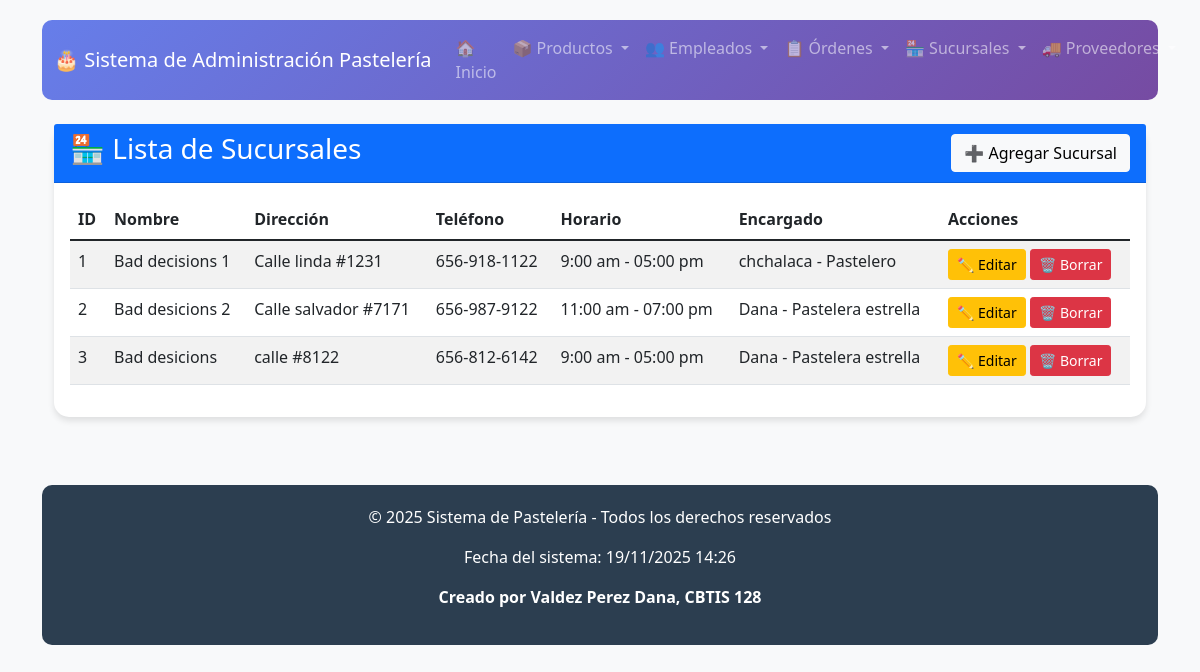
The app's page /sucursales/ with its own data.
### app_pasteleria/models.py (models this page shows, shortened)
class Sucursal(models.Model):
    id_sucursal = models.AutoField(primary_key=True)
    nombre = models.CharField(max_length=100)
    direccion = models.TextField()
    telefono = models.CharField(max_length=20, blank=True, null=True)
    horario = models.CharField(max_length=100, blank=True, null=True)
    encargado = models.ForeignKey(
        Empleado,
        on_delete=models.SET_NULL,
        null=True,
        blank=True,
        related_name="sucursales_encargadas"
    )

class Empleado(models.Model):
    id_empleado = models.AutoField(primary_key=True)
    nombre = models.CharField(max_length=100)
    telefono = models.CharField(max_length=20, blank=True, null=True)
    puesto = models.CharField(max_length=50)
    email = models.EmailField(unique=True)
    salario = models.DecimalField(max_digits=10, decimal_places=2)
    activo = models.BooleanField(default=True)

### app_pasteleria/views.py (the view)
# urls.py: path('sucursales/', views.inicio_sucursales, name='inicio_sucursales'),
def inicio_sucursales(request):
    sucursales = Sucursal.objects.all()
    return render(request, 'sucursales/ver_sucursal.html', {'sucursales': sucursales})

### app_pasteleria/templates/sucursales/ver_sucursal.html
{% extends 'base.html' %}
{% block content %}
<div class="container mt-4">
    <div class="row">
        <div class="col-md-12">
            <div class="card">
                <div class="card-header bg-primary text-white d-flex justify-content-between align-items-center">
                    <h3>🏪 Lista de Sucursales</h3>
                    <a href="{% url 'agregar_sucursal' %}" class="btn btn-light">➕ Agregar Sucursal</a>
                </div>
                <div class="card-body">
                    <div class="table-responsive">
                        <table class="table table-striped table-hover">
                            <thead>
                                <tr>
                                    <th>ID</th>
                                    <th>Nombre</th>
                                    <th>Dirección</th>
                                    <th>Teléfono</th>
                                    <th>Horario</th>
                                    <th>Encargado</th>
                                    <th>Acciones</th>
                                </tr>
                            </thead>
                            <tbody>
                                {% for sucursal in sucursales %}
                                <tr>
                                    <td>{{ sucursal.id_sucursal }}</td>
                                    <td>{{ sucursal.nombre }}</td>
                                    <td>{{ sucursal.direccion }}</td>
                                    <td>{{ sucursal.telefono|default:"-" }}</td>
                                    <td>{{ sucursal.horario|default:"-" }}</td>
                                    <td>
                                        {% if sucursal.encargado %}
                                            {{ sucursal.encargado.nombre }} - {{ sucursal.encargado.puesto }}
                                        {% else %}
                                            Sin encargado
                                        {% endif %}
                                    </td>
                                    <td>
                                        <a href="{% url 'actualizar_sucursal' sucursal.id_sucursal %}" class="btn btn-warning btn-sm">✏️ Editar</a>
                                        <a href="{% url 'borrar_sucursal' sucursal.id_sucursal %}" class="btn btn-danger btn-sm">🗑️ Borrar</a>
                                    </td>
                                </tr>
                                {% empty %}
                                <tr>
                                    <td colspan="7" class="text-center">No hay sucursales registradas</td>
                                </tr>
                                {% endfor %}
                            </tbody>
                        </table>
                    </div>
                </div>
            </div>
        </div>
    </div>
</div>
{% endblock %}

### app_pasteleria/templates/base.html (style rules this page uses)
body { background-color: #f8f9fa; font-family: 'Segoe UI', Tahoma, Geneva, Verdana, sans-serif; padding-top: 20px; min-height: 100vh; display: flex; flex-direction: column; }
.card { border: none; border-radius: 15px; box-shadow: 0 4px 6px rgba(0,0,0,0.1); margin-bottom: 20px; }

### records on screen
Sucursal: id_sucursal "1", nombre "Bad decisions 1", direccion "Calle linda #1231", telefono "656-918-1122", horario "9:00 am - 05:00 pm", encargado.nombre "chchalaca", encargado.puesto "Pastelero"
Sucursal: id_sucursal "2", nombre "Bad desicions 2", direccion "Calle salvador #7171", telefono "656-987-9122", horario "11:00 am - 07:00 pm", encargado.nombre "Dana", encargado.puesto "Pastelera estrella"
Sucursal: id_sucursal "3", nombre "Bad desicions", direccion "calle #8122", telefono "656-812-6142", horario "9:00 am - 05:00 pm", encargado.nombre "Dana", encargado.puesto "Pastelera estrella"
